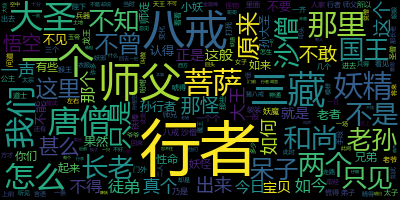

Source code (Python):
import requests
from bs4 import BeautifulSoup
import wordcloud
import jieba

if __name__ == "__main__":
    # UA 伪装
    header = {
        "user-agent": "Mozilla/5.0 (Windows NT 10.0; Win64; x64) AppleWebKit/537.36 (KHTML, like Gecko) Chrome/89.0.4389.90 Safari/537.36"
    }
    # URL
    url = "http://xiyouji.5000yan.com/"

    # 请求命令
    page_text = requests.get(url=url, headers=header)
    page_text.encoding = "utf-8"
    page_text = page_text.text
    soup = BeautifulSoup(page_text, "html.parser")

    # bs4 解析
    li_list = soup.select(".sidamingzhu-list-mulu > ul > li")

    for li in li_list:
        #print(li)
        title = li.a.text
        new_url = li.a["href"]

        # 新的请求命令
        response = requests.get(url=new_url, headers=header)
        response.encoding = "utf-8"
        new_page_text = response.text
        new_soup = BeautifulSoup(new_page_text, "html.parser")

        page = new_soup.find("div", class_="grap").text

        with open("西游记.txt", "a", encoding="utf-8") as fp:
            fp.write("\n" + title + ":" + "\n" + "\n" + page)

        print(title + "下载完成！！！")


    with open("西游记.txt", "r", encoding='utf-8') as file:
        txt = file.read()

    words = jieba.lcut(txt)

    for i in range(len(words)):
        if len(words[i])<=1:
            words[i]=''

    w = wordcloud.WordCloud(font_path='msyh.ttc')
    w.generate(" ".join(words))
    w.to_file("西游记.png")
